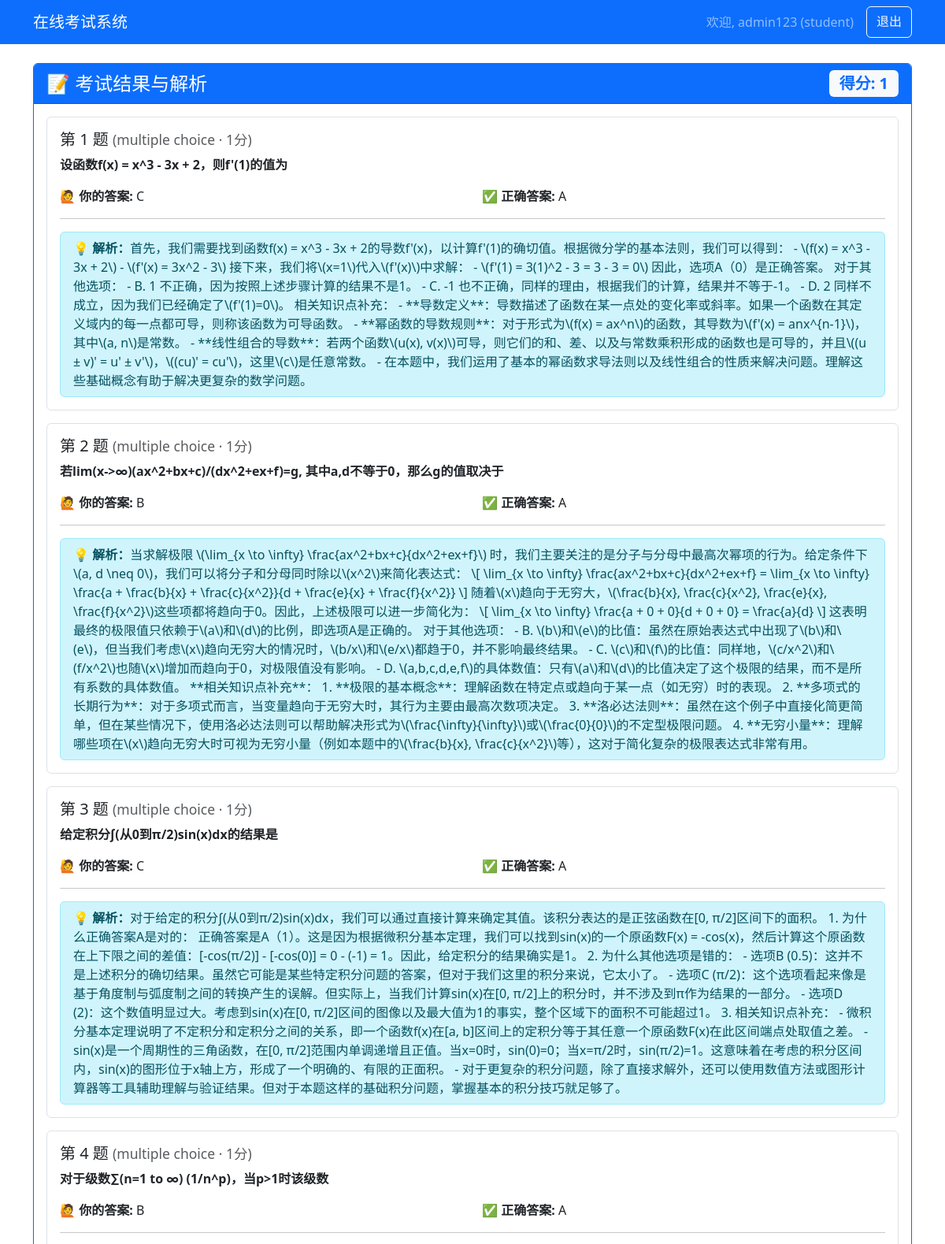
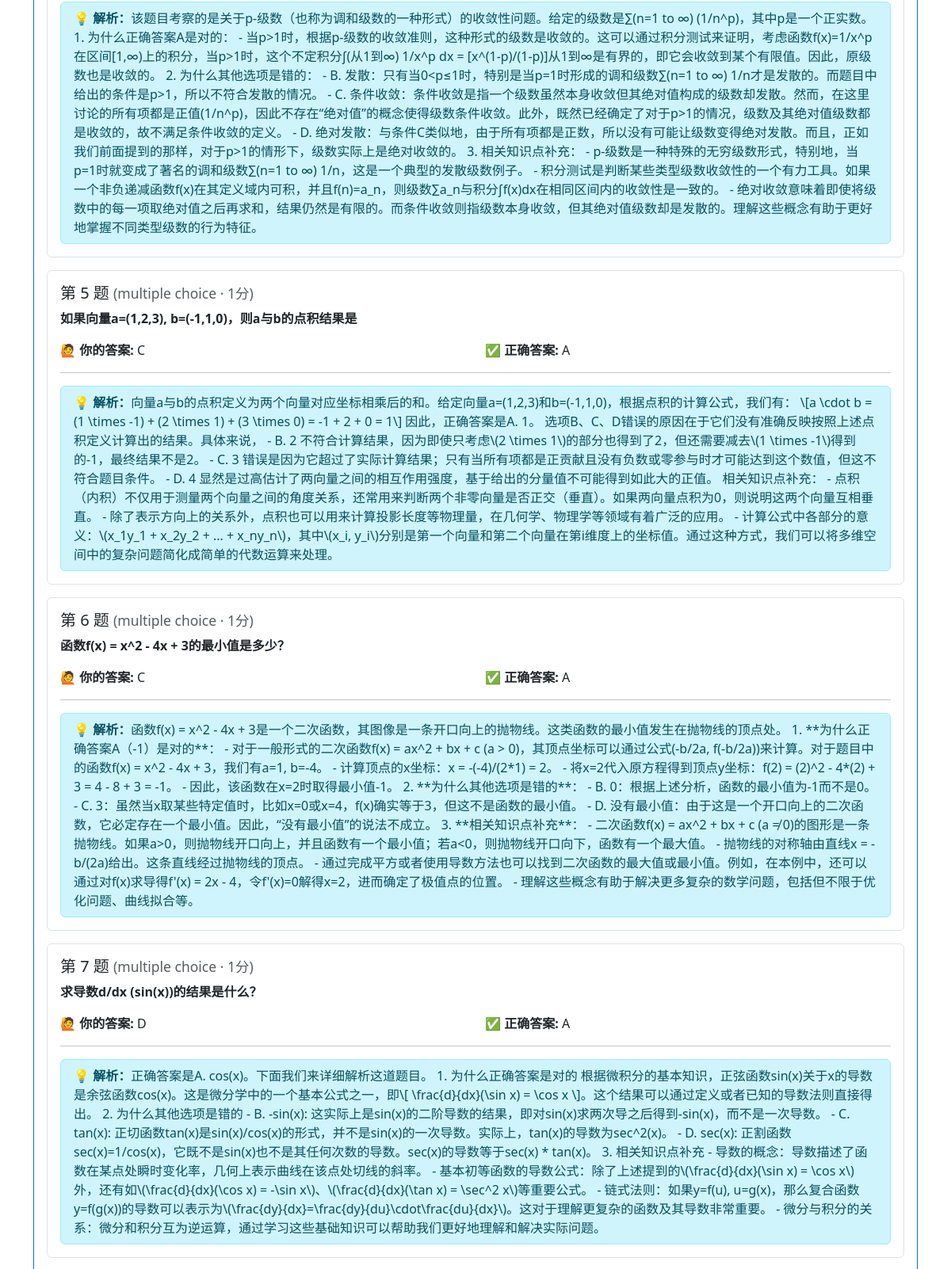
/exam_result/1 (signed in, upper part), run on the app's committed database (2 pictures, top to bottom).
### tables this page shows
CREATE TABLE users (
            id INTEGER PRIMARY KEY AUTOINCREMENT,
            username TEXT UNIQUE NOT NULL,
            password TEXT NOT NULL,
            role TEXT NOT NULL, -- 'teacher' 或 'student'
            created_at TIMESTAMP DEFAULT CURRENT_TIMESTAMP
        );

CREATE TABLE exam_records (
            id INTEGER PRIMARY KEY AUTOINCREMENT,
            exam_id INTEGER NOT NULL,
            student_id INTEGER NOT NULL,
            start_time TIMESTAMP,
            submit_time TIMESTAMP,
            score INTEGER,
            total_questions INTEGER,
            answers TEXT, -- JSON格式存储学生答案
            status TEXT DEFAULT 'in_progress', -- in_progress, submitted
            anti_cheat_logs TEXT, -- 防作弊日志
            FOREIGN KEY (exam_id) REFERENCES exams(id),
            FOREIGN KEY (student_id) REFERENCES users(id)
        );

CREATE TABLE questions (
            id INTEGER PRIMARY KEY AUTOINCREMENT,
            teacher_id INTEGER NOT NULL,
            question_text TEXT NOT NULL,
            option_a TEXT,
            option_b TEXT,
            option_c TEXT,
            option_d TEXT,
            option_e TEXT,
            option_f TEXT,
            correct_answer TEXT, -- 对于多选题，用逗号分隔多个答案，如"A,B,C"
            question_type TEXT DEFAULT 'multiple_choice', -- multiple_choice, multiple_select, true_false, short_answer, programming
            subject TEXT,
            difficulty TEXT, -- easy, medium, hard
            points INTEGER DEFAULT 1, -- 题目分值
            test_cases TEXT, -- 编程题的测试用例JSON
            solution_code TEXT, -- 编程题参考答案
            created_at TIMESTAMP DEFAULT CURRENT_TIMESTAMP, explanation TEXT,
            FOREIGN KEY (teacher_id) REFERENCES users(id)
        );

### app.py (the view, shortened to what this page needs)
@app.route('/exam_result/<int:record_id>')
@login_required
@role_required('student')
def view_exam_result(record_id):
    with get_db() as conn:
        record = conn.execute(
            'SELECT * FROM exam_records WHERE id = ? AND student_id = ?',
            (record_id, session['user_id'])
        ).fetchone()
        if not record:
            flash('未找到考试记录或无权访问', 'error')
            return redirect(url_for('dashboard'))
        student_answers = json.loads(record['answers']) if record['answers'] else {}
        exam = conn.execute('SELECT status, end_time FROM exams WHERE id = ?', (record['exam_id'],)).fetchone()
        show_explanation = False
        if exam:
            if exam['status'] == 'inactive':
                show_explanation = True
            elif exam['end_time']:
                now_str = datetime.datetime.now().strftime('%Y-%m-%d %H:%M:%S')
                if now_str >= exam['end_time']:
                    show_explanation = True
        questions = conn.execute('''
                                 SELECT q.id,
                                        q.question_text,
                                        q.question_type,
                                        q.option_a,
                                        q.option_b,
                                        q.option_c,
                                        q.option_d,
                                        q.option_e,
                                        q.option_f,
                                        q.correct_answer,
                                        q.points,
                                        q.solution_code,
                                        q.explanation
                                 FROM exam_questions eq
                                          JOIN questions q ON eq.question_id = q.id
                                 WHERE eq.exam_id = ?
                                 ORDER BY eq.id
                                 ''', (record['exam_id'],)).fetchall()
        grading_map = {}
        subjective_ids = [q['id'] for q in questions if q['question_type'] in ('short_answer', 'programming')]
        return render_template(
            'exam_result.html',
            record=record,
            questions=questions,
            student_answers=student_answers,
            grading_map=grading_map,
            show_explanation=show_explanation
        )

### app.py (called while the page is built)
def get_db_connection():
    conn = sqlite3.connect('exam_system.db')
    conn.row_factory = sqlite3.Row  # 使结果可以通过列名访问
    return conn

@contextmanager
def get_db():
    conn = get_db_connection()
    try:
        yield conn
    finally:
        conn.close()

def login_required(f):
    from functools import wraps
    @wraps(f)
    def decorated_function(*args, **kwargs):
        if 'user_id' not in session:
            return redirect(url_for('login'))
        return f(*args, **kwargs)
    return decorated_function

def role_required(required_role):
    def decorator(f):
        from functools import wraps
        @wraps(f)
        def decorated_function(*args, **kwargs):
            if 'user_id' not in session:
                return redirect(url_for('login'))
            with get_db() as conn:
                user = conn.execute('SELECT role FROM users WHERE id = ?',
                                   (session['user_id'],)).fetchone()
            if user['role'] != required_role:
                flash('您没有权限访问此页面', 'error')
                return redirect(url_for('dashboard'))
            return f(*args, **kwargs)
        return decorated_function
    return decorator

### templates/exam_result.html (shortened to what this page needs)
{% extends "base.html" %}
{% block content %}
<div class="container mt-4 mb-5">
    <div class="card border-primary shadow-sm">
        <div class="card-header bg-primary text-white d-flex justify-content-between align-items-center">
            <h4 class="mb-0">📝 考试结果与解析</h4>
            <span class="badge bg-light text-primary fs-5">
                得分: {{ record.score if record.score is not none else '待评分' }}
            </span>
        </div>
        <div class="card-body">
            {% for q in questions %}
            {% set qid_str = q.id|string %}
            {% set stu_ans = student_answers.get(qid_str, '') %}
            {% set grade_info = grading_map.get(q.id) %}
            <div class="card mb-3 border">
                <div class="card-body">
                    <div class="d-flex justify-content-between align-items-start mb-2">
                        <h5 class="card-title mb-0">第 {{ loop.index }} 题
                            <small class="text-muted fw-normal">({{ q.question_type | replace('_', ' ') }} · {{ q.points }}分)</small>
                        </h5>
                    </div>
                    <p class="fw-bold">{{ q.question_text }}</p>
                    {% if q.question_type == 'programming' %}
                        <div class="row g-3 mt-1">
                            <div class="col-md-6">
                                <small class="text-muted">你的代码:</small>
                                <pre class="code-block"><code class="language-python">{{ stu_ans or '# 未作答' }}</code></pre>
                            </div>
                            <div class="col-md-6">
                                <small class="text-muted">参考答案:</small>
                                <pre class="code-block"><code class="language-python">{{ q.correct_answer or '暂无参考代码' }}</code></pre>
                            </div>
                        </div>
                    {% else %}
                        <div class="row">
                            <div class="col-md-6">
                                <strong>🙋 你的答案:</strong>
                                <span class="{% if stu_ans == q.correct_answer %}answer-correct{% else %}answer-wrong{% endif %}">
                                    {{ stu_ans or '未作答' }}
                                </span>
                            </div>
                            <div class="col-md-6">
                                <strong>✅ 正确答案:</strong>
                                <span class="answer-correct">{{ q.correct_answer }}</span>
                            </div>
                        </div>
                    {% endif %}
                    <hr class="my-3">
                    {% if q.explanation %}
                        <div class="alert alert-info py-2 mb-0">
                            <strong>💡 解析：</strong>{{ q.explanation }}
                        </div>
                    {% else %}
                        <div class="text-muted fst-italic small">暂无解析</div>
                    {% endif %}
                </div>
            </div>
            {% endfor %}
        </div>
    </div>
</div>
{% endblock %}

### templates/base.html (shortened to what this page needs)
<!DOCTYPE html>
<html lang="zh-CN">
<head>
    <link href="https://cdn.jsdelivr.net/npm/bootstrap@5.3.0/dist/css/bootstrap.min.css" rel="stylesheet">
</head>
<body>
    <nav class="navbar navbar-expand-lg navbar-dark bg-primary">
        <div class="container">
            <a class="navbar-brand" href="/">在线考试系统</a>
            <div class="navbar-nav ms-auto">
                <span class="navbar-text me-3">欢迎, {{ session.username }} ({{ session.role }})</span>
                <a class="btn btn-outline-light" href="{{ url_for('logout') }}">退出</a>
            </div>
        </div>
    </nav>
    <main>
        {% block content %}{% endblock %}
    </main>
</body>
</html>

### data on the page
users: username "admin123", role "student"
exam_records: score "1"
questions: question_type "multiple choice", points "1", question_text "设函数f(x) = x^3 - 3x + 2，则f'(1)的值为", stu_ans "C", correct_answer "A", explanation "首先，我们需要找到函数f(x) = x^3 - 3x + 2的导数f'(x)，以计算f'(1)的确切值。根据微分学的基本法则，我们可以得到： - \\(f(x) = x^3 - 3x + 2\\) - \\(f'(x) = 3x^2 - 3\\) 接下来，我们将\\(x=1\\)代入\\(f'(x)\\)中求解： - \\(f'(1) = 3(1)^2 - 3 = 3 - 3 = 0\\) 因此，选项A（0）是正确答案。 对于其他选项： - B. 1 不正确，因为按照上述步骤计算的结果不是1。 - C. -1 也不正确，同样的理由，根据我们的计算，结果并不等于-1。 - D. 2 同样不成立，因为我们已经确定了\\(f'(1)=0\\)。 相关知识点补充： - **导数定义**：导数描述了函数在某一点处的变化率或斜率。如果一个函数在其定义域内的每一点都可导，则称该函数为可导函数。 - **幂函数的导数规则**：对于形式为\\(f(x) = ax^n\\)的函数，其导数为\\(f'(x) = anx^{n-1}\\)，其中\\(a, n\\)是常数。 - **线性组合的导数**：若两个函数\\(u(x), v(x)\\)可导，则它们的和、差、以及与常数乘积形成的函数也是可导的，并且\\((u ± v)' = u' ± v'\\)，\\((cu)' = cu'\\)，这里\\(c\\)是任意常数。 - 在本题中，我们运用了基本的幂函数求导法则以及线性组合的性质来解决问题。理解这些基础概念有助于解决更复杂的数学问题。"
questions: question_type "multiple choice", points "1", question_text "若lim(x->∞)(ax^2+bx+c)/(dx^2+ex+f)=g, 其中a,d不等于0，那么g的值取决于", stu_ans "B", correct_answer "A", explanation "当求解极限 \\(\\lim_{x \\to \\infty} \\frac{ax^2+bx+c}{dx^2+ex+f}\\) 时，我们主要关注的是分子与分母中最高次幂项的行为。给定条件下\\(a, d \\neq 0\\)，我们可以将分子和分母同时除以\\(x^2\\)来简化表达式： \\[ \\lim_{x \\to \\infty} \\frac{ax^2+bx+c}{dx^2+ex+f} = \\lim_{x \\to \\infty} \\frac{a + \\frac{b}{x} + \\frac{c}{x^2}}{d + \\frac{e}{x} + \\frac{f}{x^2}} \\] 随着\\(x\\)趋向于无穷大，\\(\\frac{b}{x}, \\frac{c}{x^2}, \\frac{e}{x}, \\frac{f}{x^2}\\)这些项都将趋向于0。因此，上述极限可以进一步简化为： \\[ \\lim_{x \\to \\infty} \\frac{a + 0 + 0}{d + 0 + 0} = \\frac{a}{d} \\] 这表明最终的极限值只依赖于\\(a\\)和\\(d\\)的比例，即选项A是正确的。 对于其他选项： - B. \\(b\\)和\\(e\\)的比值：虽然在原始表达式中出现了\\(b\\)和\\(e\\)，但当我们考虑\\(x\\)趋向无穷大的情况时，\\(b/x\\)和\\(e/x\\)都趋于0，并不影响最终结果。 - C. \\(c\\)和\\(f\\)的比值：同样地，\\(c/x^2\\)和\\(f/x^2\\)也随\\(x\\)增加而趋向于0，对极限值没有影响。 - D.…"
questions: question_type "multiple choice", points "1", question_text "给定积分∫(从0到π/2)sin(x)dx的结果是", stu_ans "C", correct_answer "A", explanation "对于给定的积分∫(从0到π/2)sin(x)dx，我们可以通过直接计算来确定其值。该积分表达的是正弦函数在[0, π/2]区间下的面积。 1. 为什么正确答案A是对的： 正确答案是A（1）。这是因为根据微积分基本定理，我们可以找到sin(x)的一个原函数F(x) = -cos(x)，然后计算这个原函数在上下限之间的差值：[-cos(π/2)] - [-cos(0)] = 0 - (-1) = 1。因此，给定积分的结果确实是1。 2. 为什么其他选项是错的： - 选项B (0.5)：这并不是上述积分的确切结果。虽然它可能是某些特定积分问题的答案，但对于我们这里的积分来说，它太小了。 - 选项C (π/2)：这个选项看起来像是基于角度制与弧度制之间的转换产生的误解。但实际上，当我们计算sin(x)在[0, π/2]上的积分时，并不涉及到π作为结果的一部分。 - 选项D (2)：这个数值明显过大。考虑到sin(x)在[0, π/2]区间的图像以及最大值为1的事实，整个区域下的面积不可能超过1。 3. 相关知识点补充： - 微积分基本定理说明了不定积分和定积分之间的关系，即一个函数f(x)在[a, b]区间上的定积分等于其任意一个原函数F(x)在此区间端点处取值之差。 - sin(x)是一个周期性的三角函数，在[0, π/2]范围内单调递增且正值。当x=0时，sin(0)=0；当x=π/2时，sin(π/2)=1。这意味着在考虑的积分区间内，sin(x)的图形位于x轴上方，形成了一个明确的、有限的正面积。 -…"
questions: question_type "multiple choice", points "1", question_text "对于级数∑(n=1 to ∞) (1/n^p)，当p>1时该级数", stu_ans "B", correct_answer "A", explanation "该题目考察的是关于p-级数（也称为调和级数的一种形式）的收敛性问题。给定的级数是∑(n=1 to ∞) (1/n^p)，其中p是一个正实数。 1. 为什么正确答案A是对的： - 当p>1时，根据p-级数的收敛准则，这种形式的级数是收敛的。这可以通过积分测试来证明，考虑函数f(x)=1/x^p在区间[1,∞)上的积分，当p>1时，这个不定积分∫(从1到∞) 1/x^p dx = [x^(1-p)/(1-p)]从1到∞是有界的，即它会收敛到某个有限值。因此，原级数也是收敛的。 2. 为什么其他选项是错的： - B. 发散：只有当0<p≤1时，特别是当p=1时形成的调和级数∑(n=1 to ∞) 1/n才是发散的。而题目中给出的条件是p>1，所以不符合发散的情况。 - C. 条件收敛：条件收敛是指一个级数虽然本身收敛但其绝对值构成的级数却发散。然而，在这里讨论的所有项都是正值(1/n^p)，因此不存在“绝对值”的概念使得级数条件收敛。此外，既然已经确定了对于p>1的情况，级数及其绝对值级数都是收敛的，故不满足条件收敛的定义。 - D. 绝对发散：与条件C类似地，由于所有项都是正数，所以没有可能让级数变得绝对发散。而且，正如我们前面提到的那样，对于p>1的情形下，级数实际上是绝对收敛的。 3. 相关知识点补充： - p-级数是一种特殊的无穷级数形式，特别地，当p=1时就变成了著名的调和级数∑(n=1 to ∞) 1/n，这是一个典型的发散级数例子。 -…"
questions: question_type "multiple choice", points "1", question_text "如果向量a=(1,2,3), b=(-1,1,0)，则a与b的点积结果是", stu_ans "C", correct_answer "A", explanation "向量a与b的点积定义为两个向量对应坐标相乘后的和。给定向量a=(1,2,3)和b=(-1,1,0)，根据点积的计算公式，我们有： \\[a \\cdot b = (1 \\times -1) + (2 \\times 1) + (3 \\times 0) = -1 + 2 + 0 = 1\\] 因此，正确答案是A. 1。 选项B、C、D错误的原因在于它们没有准确反映按照上述点积定义计算出的结果。具体来说， - B. 2 不符合计算结果，因为即使只考虑\\(2 \\times 1\\)的部分也得到了2，但还需要减去\\(1 \\times -1\\)得到的-1，最终结果不是2。 - C. 3 错误是因为它超过了实际计算结果；只有当所有项都是正贡献且没有负数或零参与时才可能达到这个数值，但这不符合题目条件。 - D. 4 显然是过高估计了两向量之间的相互作用强度，基于给出的分量值不可能得到如此大的正值。 相关知识点补充： - 点积（内积）不仅用于测量两个向量之间的角度关系，还常用来判断两个非零向量是否正交（垂直）。如果两向量点积为0，则说明这两个向量互相垂直。 - 除了表示方向上的关系外，点积也可以用来计算投影长度等物理量，在几何学、物理学等领域有着广泛的应用。 - 计算公式中各部分的意义：\\(x_1y_1 + x_2y_2 + ... + x_ny_n\\)，其中\\(x_i, y_i\\)分别是第一个向量和第二个向量在第i维度上的坐标值。通过这种方式，我们可以将多维空间中的复杂问题简化成简单的代数运算来处理。"
questions: question_type "multiple choice", points "1", question_text "函数f(x) = x^2 - 4x + 3的最小值是多少？", stu_ans "C", correct_answer "A", explanation "函数f(x) = x^2 - 4x + 3是一个二次函数，其图像是一条开口向上的抛物线。这类函数的最小值发生在抛物线的顶点处。 1. **为什么正确答案A（-1）是对的**： - 对于一般形式的二次函数f(x) = ax^2 + bx + c (a > 0)，其顶点坐标可以通过公式(-b/2a, f(-b/2a))来计算。对于题目中的函数f(x) = x^2 - 4x + 3，我们有a=1, b=-4。 - 计算顶点的x坐标：x = -(-4)/(2*1) = 2。 - 将x=2代入原方程得到顶点y坐标：f(2) = (2)^2 - 4*(2) + 3 = 4 - 8 + 3 = -1。 - 因此，该函数在x=2时取得最小值-1。 2. **为什么其他选项是错的**： - B. 0：根据上述分析，函数的最小值为-1而不是0。 - C. 3：虽然当x取某些特定值时，比如x=0或x=4，f(x)确实等于3，但这不是函数的最小值。 - D. 没有最小值：由于这是一个开口向上的二次函数，它必定存在一个最小值。因此，“没有最小值”的说法不成立。 3. **相关知识点补充**： - 二次函数f(x) = ax^2 + bx + c (a ≠ 0)的图形是一条抛物线。如果a>0，则抛物线开口向上，并且函数有一个最小值；若a<0，则抛物线开口向下，函数有一个最大值。 - 抛物线的对称轴由直线x = -b/(2a)给出。这条直线经过抛物线的顶点。 - 通过完成平方或者使用导数方法也可以找到二次函数的最大值或最小值。例如，在本例中，还可以通过对f(x)求导得f'(x) = 2x -…"
questions: question_type "multiple choice", points "1", question_text "求导数d/dx (sin(x))的结果是什么？", stu_ans "D", correct_answer "A", explanation "正确答案是A. cos(x)。下面我们来详细解析这道题目。 1. 为什么正确答案是对的 根据微积分的基本知识，正弦函数sin(x)关于x的导数是余弦函数cos(x)。这是微分学中的一个基本公式之一，即\\[ \\frac{d}{dx}(\\sin x) = \\cos x \\]。这个结果可以通过定义或者已知的导数法则直接得出。 2. 为什么其他选项是错的 - B. -sin(x): 这实际上是sin(x)的二阶导数的结果，即对sin(x)求两次导之后得到-sin(x)，而不是一次导数。 - C. tan(x): 正切函数tan(x)是sin(x)/cos(x)的形式，并不是sin(x)的一次导数。实际上，tan(x)的导数为sec^2(x)。 - D. sec(x): 正割函数sec(x)=1/cos(x)，它既不是sin(x)也不是其任何次数的导数。sec(x)的导数等于sec(x) * tan(x)。 3. 相关知识点补充 - 导数的概念：导数描述了函数在某点处瞬时变化率，几何上表示曲线在该点处切线的斜率。 - 基本初等函数的导数公式：除了上述提到的\\(\\frac{d}{dx}(\\sin x) = \\cos x\\)外，还有如\\(\\frac{d}{dx}(\\cos x) = -\\sin x\\)、\\(\\frac{d}{dx}(\\tan x) = \\sec^2 x\\)等重要公式。 - 链式法则：如果y=f(u),…"
